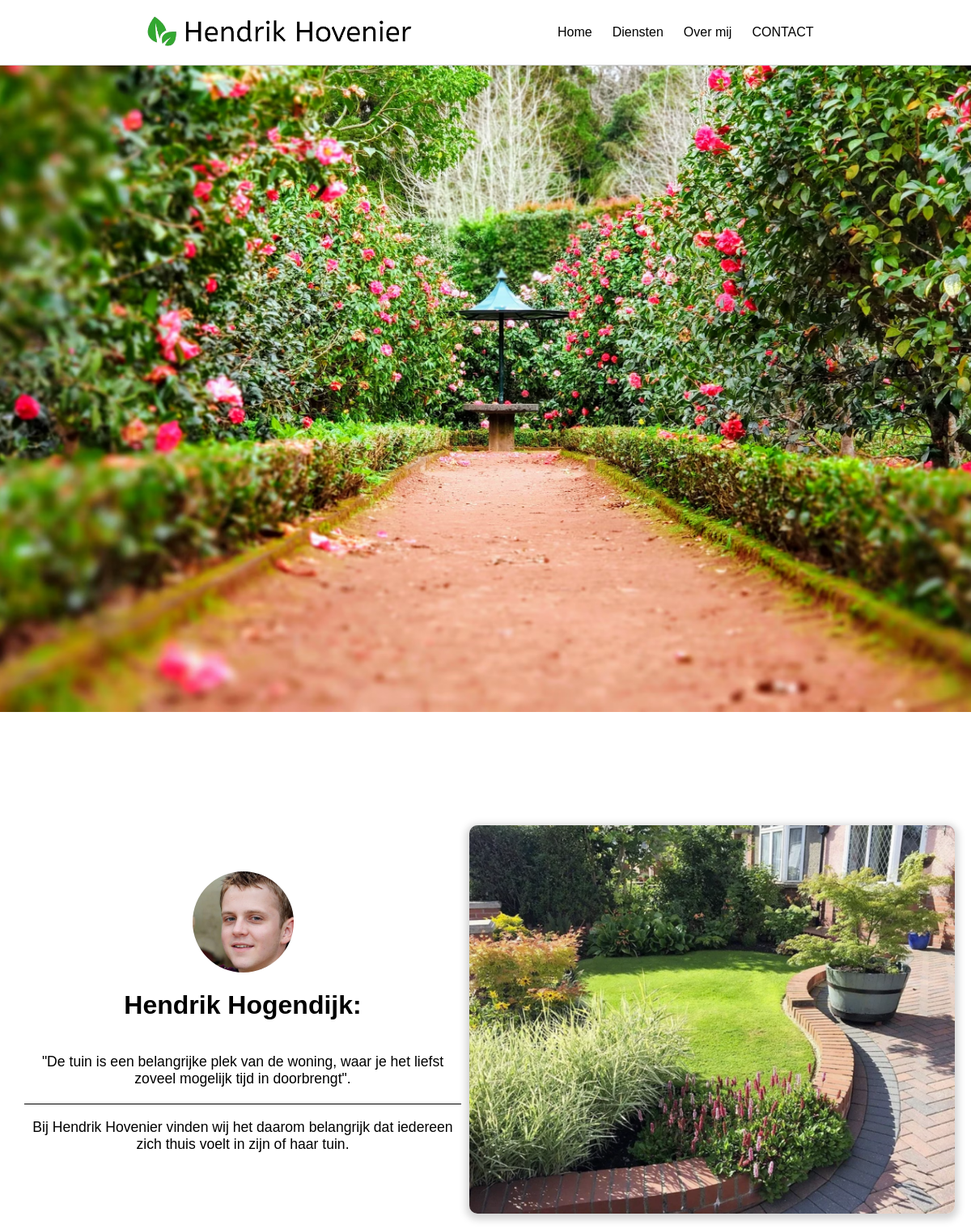
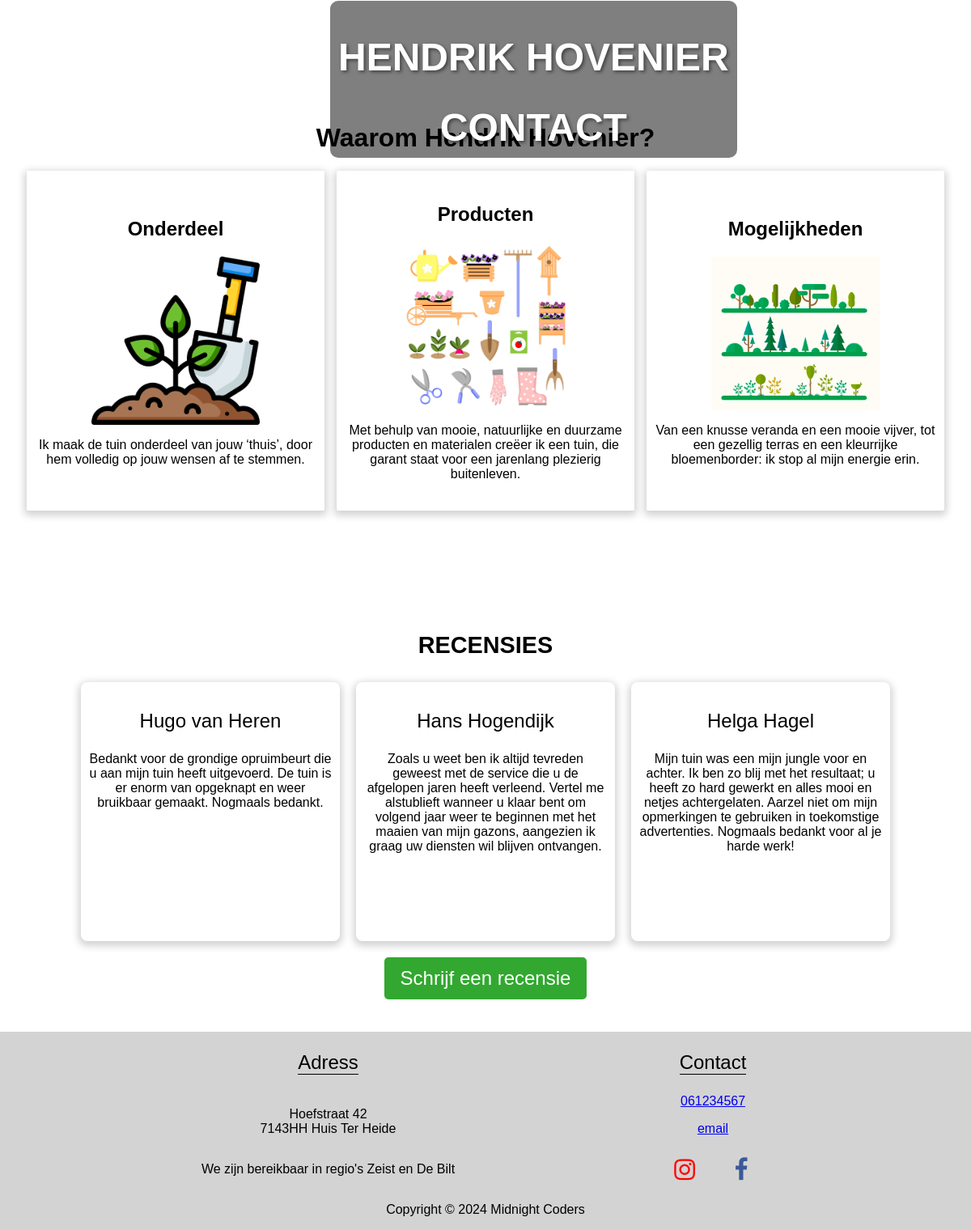
The page / on the database its author committed (2 pictures, top to bottom).
### tables this page shows
CREATE TABLE `recensies` (
  `id` int(11) NOT NULL,
  `datum` datetime NOT NULL,
  `voornaam` varchar(255) NOT NULL,
  `achternaam` varchar(255) NOT NULL,
  `bericht` varchar(270) NOT NULL,
  `zichtbaar` tinyint(1) NOT NULL
);

### index.php (the view, shortened to what this page needs)
<?php
include ('database/db_connect.php');
?>
<!DOCTYPE html>
<html lang="nl">
<head>
    <link rel="stylesheet" href="<?= BASEURL ?>assets/css/header.css">
    <link rel="stylesheet" href="<?= BASEURL ?>assets/css/indexStyle.css">
    <link rel="stylesheet" href="<?= BASEURL ?>assets/css/footer.css">
    <link rel="stylesheet" href="https://cdnjs.cloudflare.com/ajax/libs/font-awesome/4.7.0/css/font-awesome.min.css">
</head>
<body>
    <div id="container">
        <?php include ('header.php'); ?>
        <main>
            <div id="welcome">
                <h1 id="welcome-text">HENDRIK HOVENIER</h1>
                <a id="main-btn" href="core/contactpage.php">CONTACT</a>
            </div>
            <img src="assets/img/background.png" alt="bckgrnd" id="background-img">
            <?php include ('assets/php/slideshow.php'); ?>
            <div id="info-container">
                <h1 style="text-align: center">Waarom Hendrik Hovenier?</h1>
                <div id="info-box-container">
                    <div class="info-box">
                        <h2 class="info-box-title">Onderdeel</h2>
                        <img class="info-box-img" src="assets/img/ontwerp.png" alt="garden">
                        <p>
                            Ik maak de tuin onderdeel van jouw ‘thuis’, door hem volledig op jouw wensen af te stemmen.
                        </p>
                    </div>
                    <div class="info-box">
                        <h2 class="info-box-title">Producten</h2>
                        <img class="info-box-img" src="assets/img/products.png" alt="garden">
                        <p>
                            Met behulp van mooie, natuurlijke en duurzame producten en materialen creëer ik een tuin,
                            die
                            garant
                            staat voor een jarenlang plezierig buitenleven.
                        </p>
                    </div>
                    <div class="info-box">
                        <h2 class="info-box-title">Mogelijkheden</h2>
                        <img class="info-box-img" src="assets/img/posibilities.png" alt="garden">
                        <p>
                            Van een knusse veranda en een mooie vijver, tot een gezellig terras en een kleurrijke
                            bloemenborder:
                            ik
                            stop al mijn energie erin.
                        </p>
                    </div>
                </div>
            </div>
            <div id="review-container">
                <h1>RECENSIES</h1>
                <div id="review-box-container">
                    <?php
                    $sqli_prepare = $con->prepare("SELECT voornaam, achternaam, bericht FROM recensies WHERE zichtbaar = 1 ORDER BY RAND() LIMIT 3;");
                    $sqli_prepare->bind_result($reviewFName, $reviewLName, $reviewMessage);
                    $sqli_prepare->execute();
                    while ($sqli_prepare->fetch()) { ?>
                        <div class="review-box">
                            <p class="review-name"><?php echo $reviewFName . ' ' . $reviewLName ?></p>
                            <p class="review-text"><?php echo $reviewMessage ?></p>
                        </div>
                    <?php } ?>
                </div>
                <div id="review-input-container">
                    <button id="review-btn" onclick="showReviewInput()">Schrijf een recensie</button>
                </div>
            </div>
        </main>
        <?php include (BASE_PATH . "/footer.php"); ?>
    </div>
</body>
</html>

### header.php (shortened to what this page needs)
<header>
    <div id="logo-container">
        <a href="/index.php">
            <img id="header-logo" src="<?=BASEURL?>assets/img/weblogo2.png" alt="weblogo">
        </a>
    </div>
    <div id="header-buttons-container">
        <a class="header-button" href="/index.php">Home</a>
        <a class="header-button" href="/core/dienstenpage.php">Diensten</a>
        <a class="header-button" href="/core/overmijpage.php">Over mij</a>
        <a id="contact-btn" href="/core/contactpage.php">CONTACT</a>
    </div>
</header>

### assets/php/slideshow.php (shortened to what this page needs)
<div id="slideshow-container">
    <div id="intro">
        <img id="portrait" src="assets/img/hendrik.png" alt="hendrik">
        <h1 id="head-title">Hendrik Hogendijk:</h1>
        <p id="head-border" class="intro-text">"De tuin is een belangrijke plek van de woning, waar je
            het liefst zoveel mogelijk tijd in doorbrengt".</p>
        <p class="intro-text">
            Bij Hendrik Hovenier vinden wij het daarom belangrijk dat iedereen zich thuis voelt in
            zijn of haar tuin.
        </p>
    </div>
    <img class="mySlides fade" src="assets/img/slideshow_foto_3.png" width="1000" height="600" alt="slideshow">
</div>

### footer.php (shortened to what this page needs)
<footer>
    <link rel="stylesheet" href="https://cdnjs.cloudflare.com/ajax/libs/font-awesome/4.7.0/css/font-awesome.min.css">
    <div id="footer-content">
        <div id="adres-container">
            <p class="footer-title">Adress</p>
            <p id="addres-text">Hoefstraat 42 <br>7143HH Huis Ter Heide</p>
            <p id="regio">We zijn bereikbaar in regio's Zeist en De Bilt</p>
        </div>
        <div id="contact-container">
            <p class="footer-title">Contact</p>
            <a href="tel:061234567">061234567</a>
            <p><a href="mailto:HendrikHogendijk@gmail.com">email</a></p>
            <div id="social-links">
                <a href="#" class="fa fa-instagram" style="font-size:30px"></a>
                <a href="#" class="fa fa-facebook" style="font-size:30px"></a>
            </div>
        </div>
    </div>
    <div id="copyright-container">
        <p>Copyright © 2024 Midnight Coders</p>
    </div>
</footer>

### assets/css/header.css (style rules this page uses)
body, html { padding: 0; margin: 0; font-family: sans-serif; }
#container { display: grid; grid-template-columns: repeat(3, 1fr); grid-template-rows: 80px 1fr 0fr; grid-column-gap: 0px; grid-row-gap: 0px; transition: grid-template-rows 0.5s; }
header { grid-area: 1 / 1 / 2 / 4; }
main { grid-area: 2 / 1 / 3 / 4; }
footer { grid-area: 3 / 1 / 4 / 4; }
header { display: flex; justify-content: space-evenly; align-items: center; box-shadow: 0px 1px lightgray; background-color: white; position: sticky; top: 0; z-index: 998; }
#header-logo { width: 350px; transition: width 1s; }
#header-buttons-container { display: flex; align-items: center; gap: 25px; }
.header-button { color: black; text-decoration: none; font-size: 1rem; transition: font-size 1s, transform 0.3s ease-in-out; }
#contact-btn { text-decoration: none; font-size: 1rem; color: black; transition: font-size 1s, transform 0.3s ease-in-out; }

### assets/css/indexStyle.css (style rules this page uses)
main { display: flex; flex-direction: column; gap: 120px; }
main div { padding: 10px; }
#welcome { position: absolute; top: 50%; left: 34%; background-color: rgba(0, 0, 0, 0.5); text-shadow: 2px 2px 4px rgba(0, 0, 0, 0.5); border-radius: 10px; z-index: 1; text-align: center; }
#welcome-text { font-size: 3rem; color: white; text-align: center; }
#main-btn { color: white; text-decoration: none; font-size: 3rem; font-weight: bold; }
#background-img { width: 100%; height: 800px; object-fit: cover; z-index: 0; }
#slideshow-container { display: flex; justify-content: center; align-items: center; padding: 20px; }
#intro { display: flex; justify-content: center; align-items: center; text-align: center; flex-direction: column; z-index: 1; }
#portrait { border-radius: 150px; width: 125px; height: 125px; }
#head-title { font-size: 2rem; display: flex; justify-content: center; transition: font-size 1s; }
.intro-text { font-size: 1.1em; }
#head-border { border-bottom: solid 1px; padding: 20px; margin: 0; }
.mySlides { max-width: 600px; max-height: 480px; height: auto; box-shadow: 0px 3px 10px 4px lightgray; transition: 1s; border-radius: 10px; }
.fade { animation-name: fade; animation-duration: 1.5s; }
#info-container { display: flex; justify-content: center; align-items: center; flex-direction: column; }
#info-box-container { display: flex; flex-direction: row; justify-content: center; align-items: center; gap: 15px; }
.info-box { box-shadow: 0px 3px 10px 3px lightgray; width: 30%; height: 100%; border-radius: 2px; padding: 10px; display: flex; flex-direction: column; justify-content: center; align-items: center; text-align: center; }
.info-box-img { width: 60%; }
#review-container { margin: 0; padding: 0; display: flex; flex-direction: column; align-items: center; margin-bottom: 30px; }
#review-container h1 { font-size: 1.8rem; }
#review-box-container { display: flex; flex-direction: row; gap: 20px; }
.review-box { padding: 10px; background-color: white; box-shadow: 0px 3px 10px 3px lightgray; border-radius: 8px; text-align: center; height: 300px; width: 300px; }
.review-name { font-size: 1.5rem; max-height: 35px; }
#review-btn { border: none; border-radius: 5px; padding: 12px 20px; background-color: #32a830; color: white; font-size: 1.5rem; cursor: pointer; }

### assets/css/footer.css (style rules this page uses)
footer { background-color: lightgray; }
#footer-content { display: flex; justify-content: space-evenly; align-items: center; }
.footer-title { font-size: 1.5rem; padding: 0; border-bottom: 1px solid black; }
#adres-container { display: flex; justify-content: center; align-items: center; flex-direction: column; text-align: center; }
#contact-container { display: flex; justify-content: center; align-items: center; flex-direction: column; }
#social-links { display: flex; flex-direction: row; }
.fa { padding: 10px; font-size: 3rem; width: 50px; text-align: center; text-decoration: none; }
.fa-instagram { color: red; }
.fa-facebook { color: #3b5998; }
#copyright-container { display: flex; justify-content: center; }

### rows shown on the page
recensies: voornaam "Hugo", achternaam "van Heren", bericht "Bedankt voor de grondige opruimbeurt die u aan mijn tuin heeft uitgevoerd. De tuin is er enorm van opgeknapt en weer bruikbaar gemaakt. Nogmaals bedankt."
recensies: voornaam "Hans", achternaam "Hogendijk", bericht "Zoals u weet ben ik altijd tevreden geweest met de service die u de afgelopen jaren heeft verleend. Vertel me alstublieft wanneer u klaar bent om volgend jaar weer te beginnen met het maaien van mijn gazons, aangezien ik graag uw diensten wil blijven ontvangen."
recensies: voornaam "Helga", achternaam "Hagel", bericht "Mijn tuin was een mijn jungle voor en achter. Ik ben zo blij met het resultaat; u heeft zo hard gewerkt en alles mooi en netjes achtergelaten. Aarzel niet om mijn opmerkingen te gebruiken in toekomstige advertenties. Nogmaals bedankt voor al je harde werk!"
